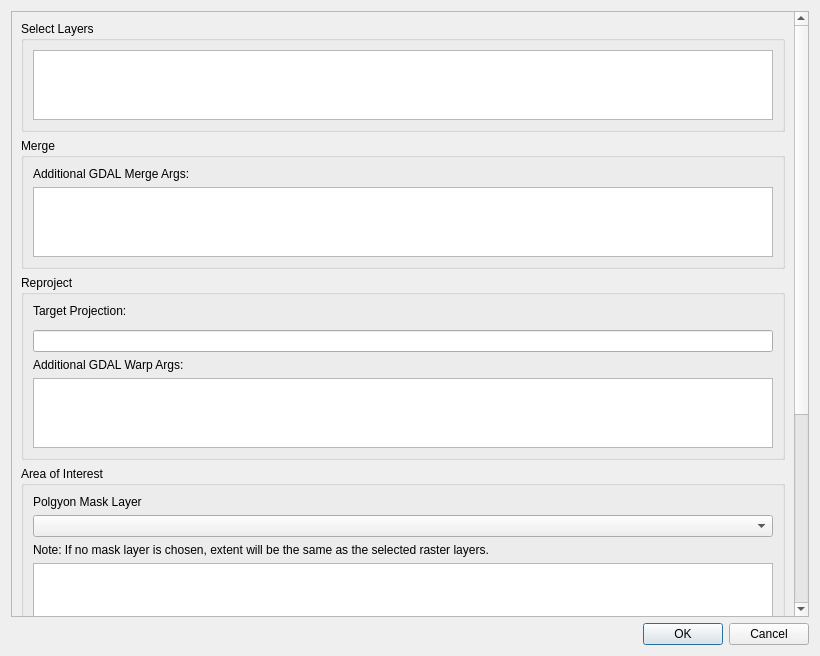
<?xml version="1.0" encoding="UTF-8"?>
<ui version="4.0">
 <class>QgisBlenderDialogBase</class>
 <widget class="QDialog" name="QgisBlenderDialogBase">
  <property name="geometry">
   <rect>
    <x>0</x>
    <y>0</y>
    <width>820</width>
    <height>656</height>
   </rect>
  </property>
  <property name="windowTitle">
   <string>QGIS2Blender</string>
  </property>
  <layout class="QVBoxLayout" name="verticalLayout_5">
   <item>
    <layout class="QVBoxLayout" name="verticalLayout">
     <item>
      <widget class="QScrollArea" name="scrollArea">
       <property name="verticalScrollBarPolicy">
        <enum>Qt::ScrollBarAlwaysOn</enum>
       </property>
       <property name="widgetResizable">
        <bool>true</bool>
       </property>
       <widget class="QWidget" name="scrollAreaWidgetContents">
        <property name="geometry">
         <rect>
          <x>0</x>
          <y>0</y>
          <width>785</width>
          <height>818</height>
         </rect>
        </property>
        <layout class="QVBoxLayout" name="verticalLayout_6">
         <item>
          <widget class="QGroupBox" name="groupBox_selectlayers">
           <property name="title">
            <string>Select Layers</string>
           </property>
           <layout class="QVBoxLayout" name="verticalLayout_2">
            <item>
             <widget class="QListWidget" name="listWidget_rasters">
              <property name="selectionMode">
               <enum>QAbstractItemView::MultiSelection</enum>
              </property>
             </widget>
            </item>
           </layout>
          </widget>
         </item>
         <item>
          <widget class="QGroupBox" name="groupBox_merge">
           <property name="title">
            <string>Merge</string>
           </property>
           <layout class="QVBoxLayout" name="verticalLayout_3">
            <item>
             <widget class="QLabel" name="label_3">
              <property name="text">
               <string>Additional GDAL Merge Args: </string>
              </property>
             </widget>
            </item>
            <item>
             <widget class="QPlainTextEdit" name="plainTextEdit_merge_args"/>
            </item>
           </layout>
          </widget>
         </item>
         <item>
          <widget class="QGroupBox" name="groupBox_warp">
           <property name="title">
            <string>Reproject</string>
           </property>
           <layout class="QVBoxLayout" name="verticalLayout_4">
            <item>
             <widget class="QLabel" name="label_6">
              <property name="text">
               <string>Target Projection:</string>
              </property>
             </widget>
            </item>
            <item>
             <widget class="QgsProjectionSelectionWidget" name="mQgsProjectionSelectionWidget_target_crs"/>
            </item>
            <item>
             <widget class="QLineEdit" name="lineEdit_target_crs"/>
            </item>
            <item>
             <widget class="QLabel" name="label_5">
              <property name="text">
               <string>Additional GDAL Warp Args:</string>
              </property>
             </widget>
            </item>
            <item>
             <widget class="QPlainTextEdit" name="plainTextEdit_warp_args"/>
            </item>
           </layout>
           <zorder>label_5</zorder>
           <zorder>label_6</zorder>
           <zorder>lineEdit_target_crs</zorder>
           <zorder>plainTextEdit_warp_args</zorder>
           <zorder>mQgsProjectionSelectionWidget_target_crs</zorder>
          </widget>
         </item>
         <item>
          <widget class="QGroupBox" name="groupBox_clip">
           <property name="title">
            <string>Area of Interest</string>
           </property>
           <layout class="QVBoxLayout" name="verticalLayout_7">
            <item>
             <widget class="QLabel" name="label_7">
              <property name="text">
               <string>Polgyon Mask Layer</string>
              </property>
             </widget>
            </item>
            <item>
             <widget class="QComboBox" name="comboBox_mask_layer"/>
            </item>
            <item>
             <widget class="QLabel" name="label_4">
              <property name="text">
               <string>Note: If no mask layer is chosen, extent will be the same as the selected raster layers.</string>
              </property>
             </widget>
            </item>
            <item>
             <widget class="QPlainTextEdit" name="plainTextEdit_clip_args"/>
            </item>
           </layout>
          </widget>
         </item>
         <item>
          <widget class="QGroupBox" name="groupBox_output">
           <property name="title">
            <string>Output</string>
           </property>
           <layout class="QVBoxLayout" name="verticalLayout_8">
            <item>
             <layout class="QHBoxLayout" name="horizontalLayout">
              <item>
               <widget class="QLineEdit" name="lineEdit_output"/>
              </item>
              <item>
               <widget class="QPushButton" name="pushButton_browse">
                <property name="text">
                 <string>Browse</string>
                </property>
               </widget>
              </item>
             </layout>
            </item>
            <item>
             <widget class="QLabel" name="label_8">
              <property name="text">
               <string>Note: Output is rescaled to 0 - 65535 and exported as UInt16 for use in Blender.</string>
              </property>
             </widget>
            </item>
            <item>
             <widget class="QLabel" name="label_2">
              <property name="text">
               <string>NoData Fill value: (in DEM units before scaling)</string>
              </property>
             </widget>
            </item>
            <item>
             <widget class="QLineEdit" name="lineEdit_nodata_fill">
              <property name="text">
               <string/>
              </property>
             </widget>
            </item>
            <item>
             <widget class="QLabel" name="label_9">
              <property name="text">
               <string>Blank is minimum valid elevation. </string>
              </property>
             </widget>
            </item>
            <item>
             <widget class="QLabel" name="label">
              <property name="text">
               <string>Additional GDAL Translate Args:</string>
              </property>
             </widget>
            </item>
            <item>
             <widget class="QPlainTextEdit" name="plainTextEdit_translate_args"/>
            </item>
           </layout>
          </widget>
         </item>
        </layout>
       </widget>
      </widget>
     </item>
     <item>
      <widget class="QDialogButtonBox" name="button_box">
       <property name="orientation">
        <enum>Qt::Horizontal</enum>
       </property>
       <property name="standardButtons">
        <set>QDialogButtonBox::Cancel|QDialogButtonBox::Ok</set>
       </property>
      </widget>
     </item>
    </layout>
   </item>
  </layout>
 </widget>
 <customwidgets>
  <customwidget>
   <class>QgsProjectionSelectionWidget</class>
   <extends>QWidget</extends>
   <header>qgsprojectionselectionwidget.h</header>
  </customwidget>
 </customwidgets>
 <resources/>
 <connections>
  <connection>
   <sender>button_box</sender>
   <signal>rejected()</signal>
   <receiver>QgisBlenderDialogBase</receiver>
   <slot>reject()</slot>
   <hints>
    <hint type="sourcelabel">
     <x>20</x>
     <y>20</y>
    </hint>
    <hint type="destinationlabel">
     <x>20</x>
     <y>20</y>
    </hint>
   </hints>
  </connection>
  <connection>
   <sender>button_box</sender>
   <signal>accepted()</signal>
   <receiver>QgisBlenderDialogBase</receiver>
   <slot>accept()</slot>
   <hints>
    <hint type="sourcelabel">
     <x>20</x>
     <y>20</y>
    </hint>
    <hint type="destinationlabel">
     <x>20</x>
     <y>20</y>
    </hint>
   </hints>
  </connection>
 </connections>
</ui>
